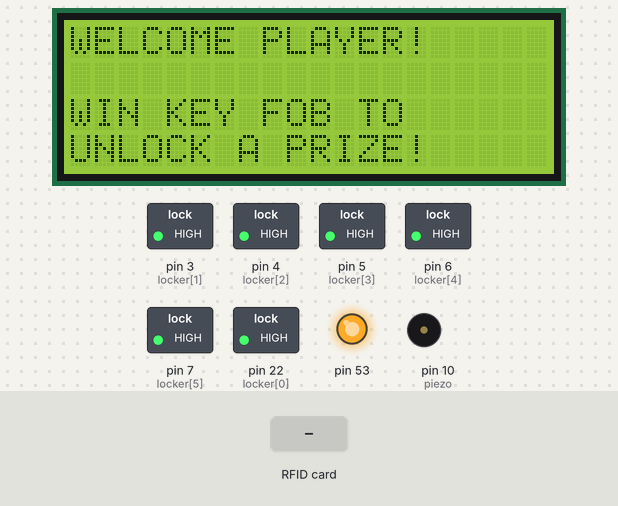
This sketch was run on a simulated Arduino Mega 2560, built with avr-gcc and run on an emulated ATmega2560. Parts: 20×4 character LCD, switched loads named in the sketch (green lamp = pin HIGH), output pins drawn as LEDs (lit = HIGH), buzzer (waves = sounding, pin HIGH). The inputs (shaded band) are chosen by the test bench. What the sketch prints to the serial monitor is not drawn.

Above: at 1.4 s.
1.5 s: RFID card 17 91 67 89 28 held to the reader
At 1.88 s:
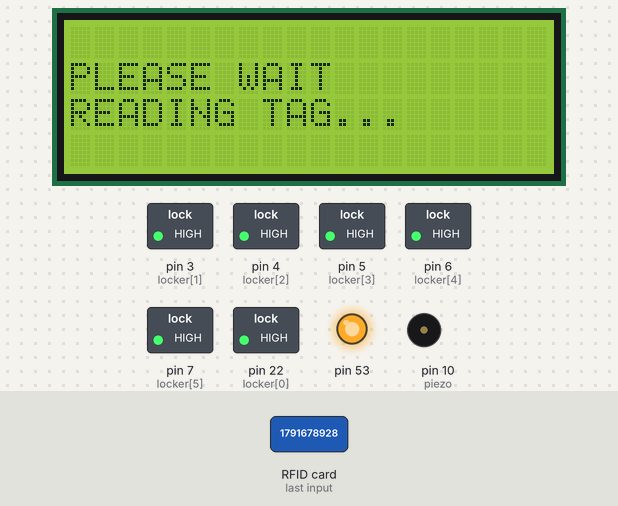
At 3.0 s:
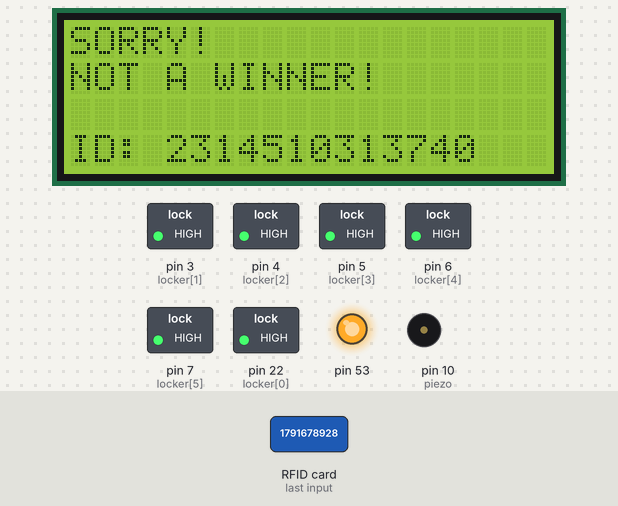
3.4 s: RFID card 5E 7A 19 C4 held to the reader
At 6.22 s:
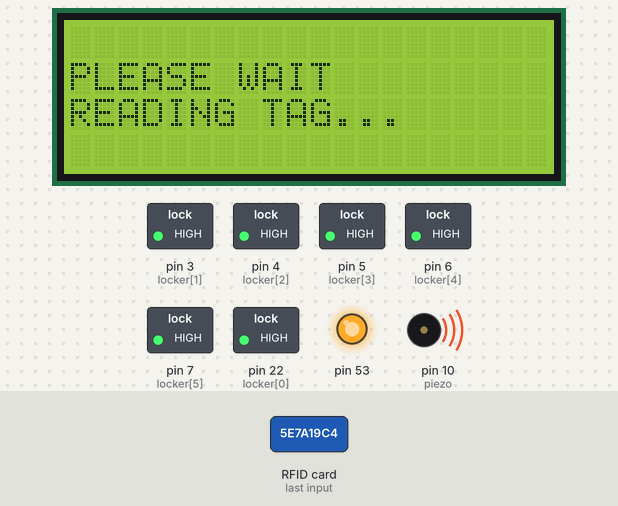
Timing chart, 0 to 7.8 s (numbered marks = the images above; inputs shaded):
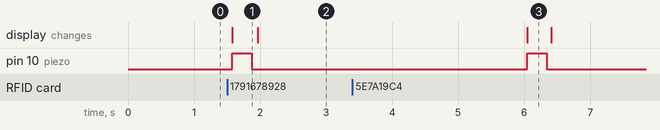

Measured:
- after the input at 1.5 s, pin 10 (piezo): LOW → HIGH after 0.08 s, → LOW 0.30 s later; the display: changes after 0.08 s (image 1)
- after the input at 3.4 s, pin 10 (piezo): LOW → HIGH after 2.6 s, → LOW 0.30 s later; the display: changes after 2.6 s (image 3)

The sketch:

RFIDLocker.ino
```cpp
#include <MFRC522.h>
#include <LiquidCrystal_I2C.h>

const byte numberOfLockers = 6;
const String cardNumbers[] = {"1791678928", "", "", "", "", ""};

const byte locker[] = {22, 3, 4, 5, 6, 7};
const byte piezo = 10;
const byte lockerClosed = HIGH;
const byte lockerOpened = LOW;

byte cardNumber[4];

LiquidCrystal_I2C lcd(0x27, 20, 4);
MFRC522 mfrc522(9, 8);

void printMessage(String line1, String line2, String line3, String line4) {
  lcd.clear();
  lcd.setCursor(0, 0);
  lcd.print(line1);
  lcd.setCursor(0, 1);
  lcd.print(line2);
  lcd.setCursor(0, 2);
  lcd.print(line3);
  lcd.setCursor(0, 3);
  lcd.print(line4);
}

void setup() {
  Serial.begin(9600);

  for (byte i = 0; i < numberOfLockers; i++) {
    Serial.println("Configuring " + String(i) + " on pin " + String(locker[i]) + "...");
    pinMode(locker[i], OUTPUT);
    digitalWrite(locker[i], lockerClosed);
  }

  pinMode(piezo, OUTPUT);

  SPI.begin();
  mfrc522.PCD_Init();

  lcd.init();
  lcd.backlight();
  lcd.clear();
}

void loop() {
  String compiledCardNumber = "";

  printMessage("WELCOME PLAYER!", "", "WIN KEY FOB TO", "UNLOCK A PRIZE!");

  Serial.println("Waiting for rfid...");

  while (!mfrc522.PICC_IsNewCardPresent() || !mfrc522.PICC_ReadCardSerial()) {
    delay(50);
  }

  Serial.print(F("Card "));

  for (byte i = 0; i < mfrc522.uid.size; i++) {
    compiledCardNumber += String(mfrc522.uid.uidByte[i]);
  }

  Serial.println(" scanned.");

  printMessage("", "PLEASE WAIT", "READING TAG...", "");

  digitalWrite(piezo, HIGH);
  delay(300);
  digitalWrite(piezo, LOW);

  for (byte i = 0; i < numberOfLockers; i++) {
    Serial.println(String(cardNumbers[i]));
    Serial.println(compiledCardNumber);
    if (String(cardNumbers[i]) == compiledCardNumber) {
      byte lockerNum = i;

      Serial.println(lockerNum);
      Serial.println(locker[lockerNum]);

      printMessage("PRIZE " + String(lockerNum + 1) + " UNLOCKED!", "OPEN DOOR NOW!", "", "");

      digitalWrite(locker[i], lockerOpened);
      digitalWrite(piezo, HIGH);
      delay(1000);
      digitalWrite(piezo, LOW);
      delay(20000);
      digitalWrite(locker[i], lockerClosed);

      return;
    }
  }

  printMessage("SORRY!", "NOT A WINNER!", "", "ID: " + compiledCardNumber);
  delay(4000);
}
```
